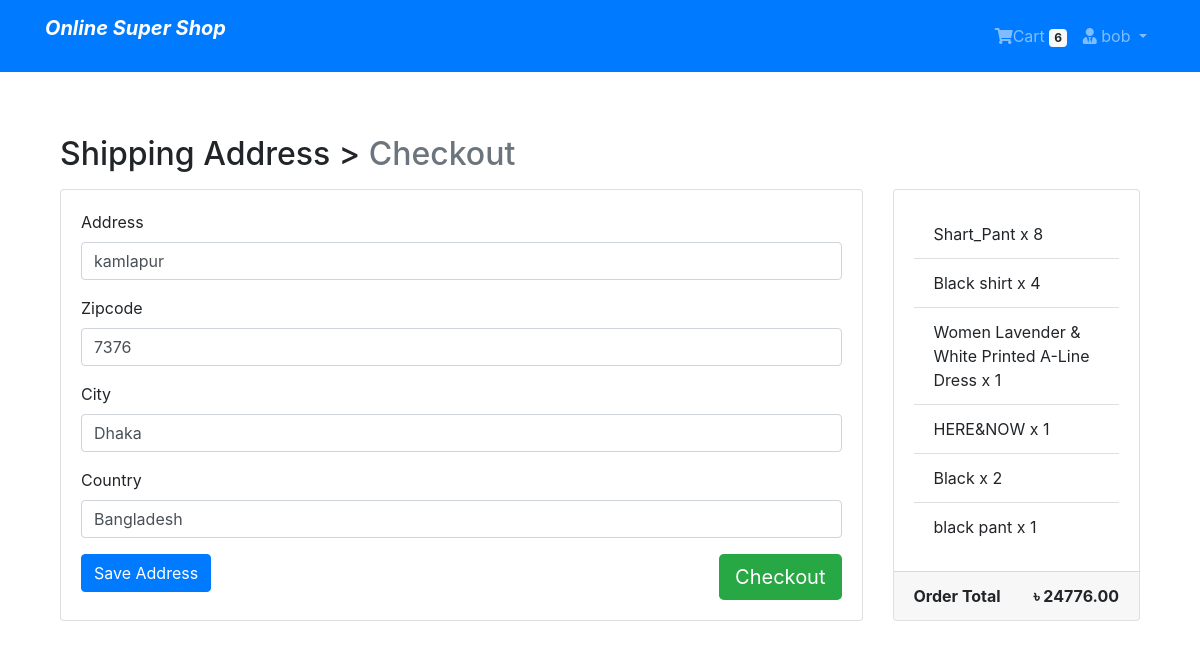
/payment/checkout/ (signed in), run on the app's committed database.
### AppLogin/models.py (models this page shows, shortened)
class User(AbstractBaseUser,PermissionsMixin):
	email = models.EmailField(unique=True,null=False)
	is_staff = models.BooleanField(
		ugettext_lazy('staff status'),
		default=False,
		help_text = ugettext_lazy('Designates whether the user can log in this site')
		)
	is_active = models.BooleanField(
	ugettext_lazy('active'),
	default = True,
	help_text = ugettext_lazy('Designates whether this user should be treated as active. Uselect this instead of deleting accounts')
	)
	USERNAME_FIELD = 'email'
	REQUIRED_FIELDS = []
	objects = MyUserManager()

class Profile(models.Model):
	user = models.OneToOneField(User, on_delete=models.CASCADE,related_name='profile')
	username = models.CharField(max_length=264, blank=True)
	full_name = models.CharField(max_length=264,blank=True)
	address_1 = models.TextField(max_length=300, blank=True)
	city = models.CharField(max_length=40, blank=True)
	zipcode = models.CharField(max_length=15, blank=True)
	country = models.CharField(max_length=50, blank=True)
	phone = models.CharField(max_length=20, blank=True)
	date_joined = models.DateTimeField(auto_now_add=True)

### AppOrder/models.py (models this page shows, shortened)
class Order(models.Model):
	orderitems = models.ManyToManyField(Cart)
	user = models.ForeignKey(settings.AUTH_USER_MODEL, on_delete=models.CASCADE)
	ordered = models.BooleanField(default=False)
	created = models.DateTimeField(auto_now_add=True)
	paymentId = models.CharField(max_length=260,blank=True,null=True)
	orderedId = models.CharField(max_length=200, blank=True,null=True)
	def get_totals(self):
		total = 0
		for order_item in self.orderitems.all():
			total += float(order_item.get_total())
		return total

class Cart(models.Model):
	user = models.ForeignKey(settings.AUTH_USER_MODEL, on_delete=models.CASCADE, related_name="cart")
	item = models.ForeignKey(Product, on_delete=models.CASCADE, related_name="cart")
	quantity = models.IntegerField(default=1)
	purchased = models.BooleanField(default=False)
	created = models.DateTimeField(auto_now_add=True)
	updated = models.DateTimeField(auto_now = True)
	def get_total(self):
		total = self.item.price * self.quantity
		float_total = format(total, '0.2f')
		return float_total

### AppPayment/models.py (models this page shows, shortened)
class BillingAddress(models.Model):
	user = models.ForeignKey(settings.AUTH_USER_MODEL, on_delete=models.CASCADE)
	address = models.CharField(max_length=264,blank=True)
	zipcode = models.CharField(max_length=10,blank=True)
	city = models.CharField(max_length=30,blank=True)
	country = models.CharField(max_length=30,blank=True)
	def is_fully_filled(self):
		field_names = [f.name for f in self._meta.get_fields()]
		for field_name in field_names:
			value = getattr(self,field_name)
			if value is None or value=='':
				return False
		return True
	class Meta:
		verbose_name_plural = "BillingAddress"

### AppShop/models.py (models this page shows, shortened)
class Product(models.Model):
	mainimage = models.ImageField(upload_to='Products')
	name = models.CharField(max_length=260)
	category = models.ForeignKey(Category,on_delete=models.CASCADE,related_name='category')
	preview_text = models.TextField(max_length=200, verbose_name='Preview Text')
	detail_text = models.TextField(max_length=1000,verbose_name='Description')
	price = models.FloatField()
	old_price = models.FloatField()
	created = models.DateTimeField(auto_now_add=True)
	class Meta:
		ordering = ['-created',]

### AppPayment/views.py (the view, shortened to what this page needs)
# urls.py: path('checkout/',views.checkout,name='checkout'),
@login_required
def checkout(request):
	saved_address = BillingAddress.objects.get_or_create(user=request.user)
	saved_address = saved_address[0]
	form = BillingForm(instance=saved_address)
	if request.method=='POST':
		form = BillingForm(request.POST,instance=saved_address)
		if form.is_valid():
			form.save()
			form = BillingForm(instance=saved_address)
			messages.success(request, f"Shipping Address Saved !")
	oreder_qs = Order.objects.filter(user=request.user, ordered=False)
	order_items = oreder_qs[0].orderitems.all()
	order_total = oreder_qs[0].get_totals()
	return render(request,'AppPayment/checkout.html',context={'form':form,'order_items':order_items,'order_total':order_total,'saved_address':saved_address})

### AppPayment/forms.py
class BillingForm(forms.ModelForm):
	class Meta:
		model = BillingAddress
		fields = ['address','zipcode','city','country']

### AppOrder/templatetags/cart_tag.py (called while the page is built)
@register.filter
def cart_total(user):
	order = Order.objects.filter(user=user, ordered=False)
	if order.exists():
		return order[0].orderitems.count()
	else:
		return 0

### templates/AppPayment/checkout.html (shortened to what this page needs)
{% extends 'base.html' %}
{% load crispy_forms_tags %}
{% block body_block %}
<div class="container mt-5">
	<h2 class="mb-3">
		Shipping Address > <span class="text-muted">Checkout</span>
	</h2>
	<div class="row">
		<div class="col-md-9">
			<div class="card mb-5" style="height:auto">
				<div class="card-body">
					<form method="POST">
						{{ form | crispy }}
						<button type="submit" class="btn btn-primary">Save Address</button>
						{% if saved_address.is_fully_filled %}
						<a class="btb btn-success float-right btn-lg" href="{% url 'AppPayment:success' %}">Checkout</a>
						{% else %}
			<div class="alert alert-info">
				<p>Please fill up all the information to Checkout.</p>
			</div>
			{% endif %}
					</form>
				</div>
			</div>
		</div>
		<div class="col-md-3">
			<div class="card" style="height:auto">
				<div class="card-body">
					<ul class="list-group list-group-flush">
						{% for order_item in order_items %}
						<li class="list-group-item"> {{ order_item.item.name}} x {{order_item.quantity}} </li>
						{% endfor %}
					</ul>
				</div>
				<div class="card-footer">
					<span class="float-left"><b>Order Total</b></span>
					<span class="float-right"><b>&#2547 {{order_total|floatformat:2}} </b></span>
				</div>
			</div>
		</div>
	</div>
</div>
{% endblock %}

### templates/navbar.html (shortened to what this page needs)
{% load cart_tag %}
<nav class="navbar navbar-expand-lg navbar-dark bg-primary">
	<div class="container">
		<a class="navbar-brand" href="{% url 'AppShop:home' %}"><p><i><b>Online Super Shop</i></b></p></a>
		<div class="collapse navbar-collapse" id="navbarNav">
			<ul class="navbar-nav ml-auto">
				 {% if request.user.is_authenticated %}
				<li class="nav-item" >
					<a href=" {% url 'AppOrder:cart' %} " class="nav-link"><i class="fa fa-shopping-cart"></i>Cart
					<span class="badge badge-light"> {{ request.user | cart_total }} </span>
					</a>
					</li>
					<li class="nav-item dropdown">
			        <a class="nav-link dropdown-toggle" href="#" id="navbarDropdown" role="button" data-toggle="dropdown" aria-haspopup="true" aria-expanded="false"><i class="fa fa-user-tie"></i>
			         {{request.user.profile.username}}
			        </a>
		        </li>
      {% endif %}
			</ul>
		</div>
	</div>
</nav>

### templates/base.html (style rules this page uses)
.card { height: 350px; }

### data on the page
User: user|cart_total "6", user.profile.username "bob"
BillingAddress: address "kamlapur", zipcode "7376", city "Dhaka", country "Bangladesh"
Cart: item.name "Shart_Pant", quantity "8"
Cart: item.name "Black shirt", quantity "4"
Cart: item.name "Women Lavender & White Printed A-Line Dress", quantity "1"
Cart: item.name "HERE&NOW", quantity "1"
Cart: item.name "Black", quantity "2"
Cart: item.name "black pant", quantity "1"

### other printed values
{{ order_total|floatformat:2 }} "24776.00"
